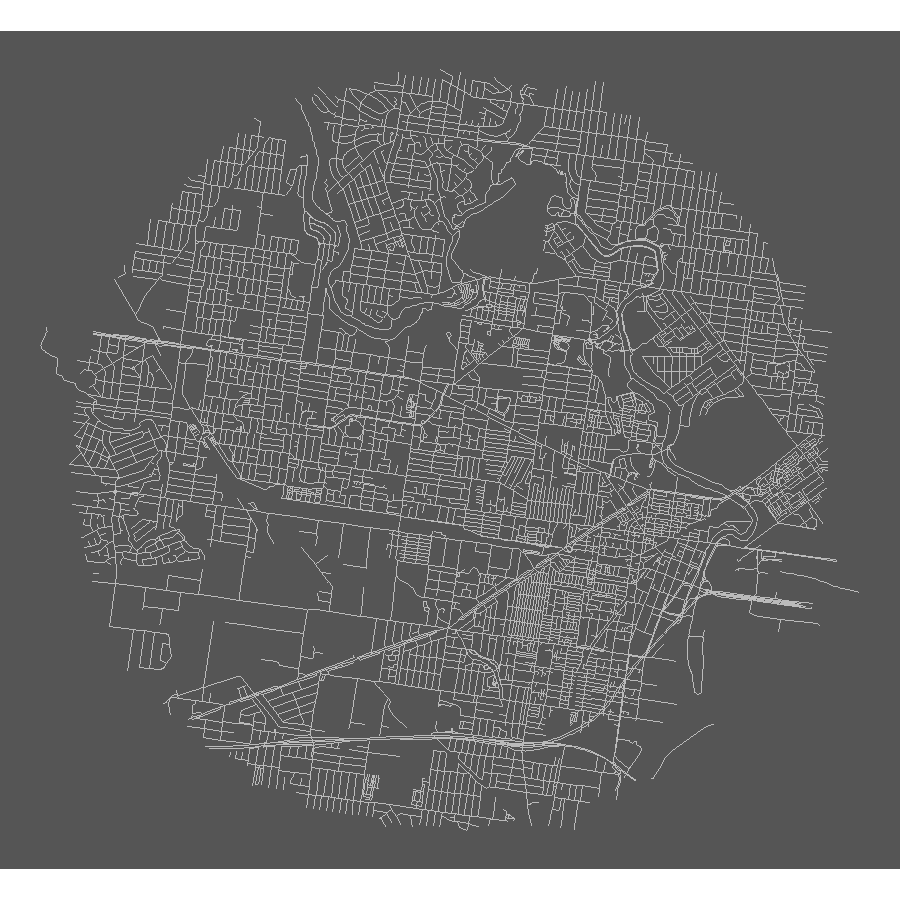

Reproduce this figure in R.

# 30DayMapChallenge Day 2: Lines - Streets Within 5km Lockdown Radius
# Shandiya Balasubramaniam
# 2 November 2021

library(dplyr)
library(sfnetworks)
library(sf)
library(VicmapR)
library(ggplot2)
library(here)

# get centre of circle point as sf
centre <- data.frame(latitude = -37.79, longitude = 144.87)
centre_sf <- st_as_sf(centre, coords = c("longitude", "latitude"), crs = 4326)

# roads within 5km radius
my_roads <- vicmap_query(layer = "datavic:VMTRANS_TR_ROAD") %>%
  filter(DWITHIN(centre_sf, distance = 5000, units = "meters")) %>%
  dplyr::select(FEATURE_TYPE_CODE, ROAD_TYPE) %>%
  dplyr::collect()

# turn it into sfnetwork object
my_roads_net <- as_sfnetwork(my_roads)

# extract edges only
edges_only <- my_roads_net %>%
  st_geometry(., "edges") %>%
  st_as_sf()

# plot!
ggplot(edges_only) +
  geom_sf(colour = "#bbbbbb", size = 0.2) +
  coord_sf() +
  theme_void() +
  theme(panel.background = element_rect(fill = "#555555", colour = "#555555"))

ggsave(here("submissions", "02_lines.png"), width = 3, height = 3, units = "in")
